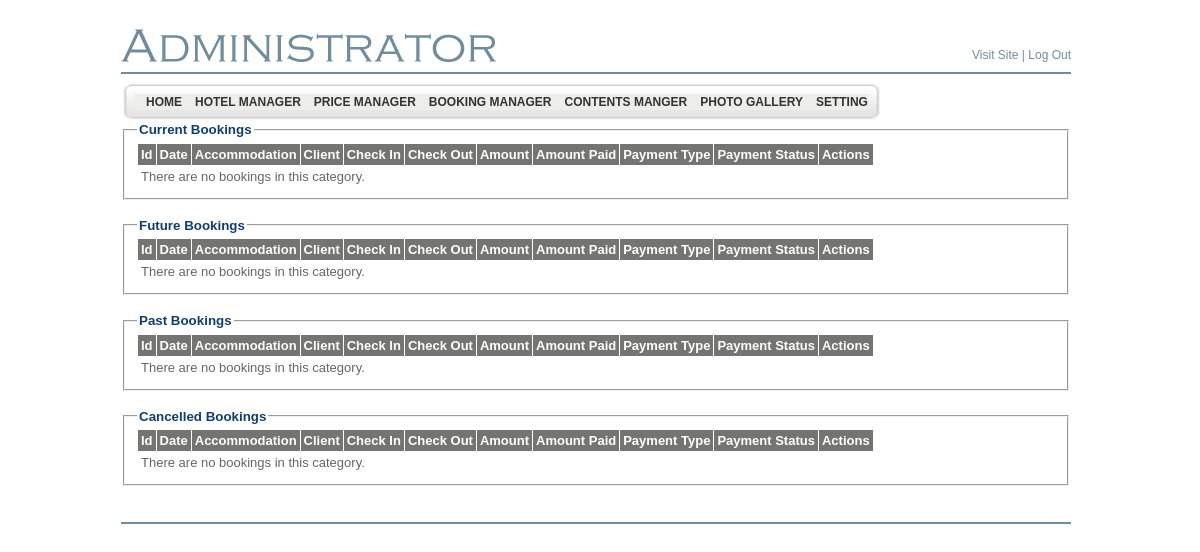
Page /LiculApartments/admin/bookings_list.php (signed in) on the earlier database version.
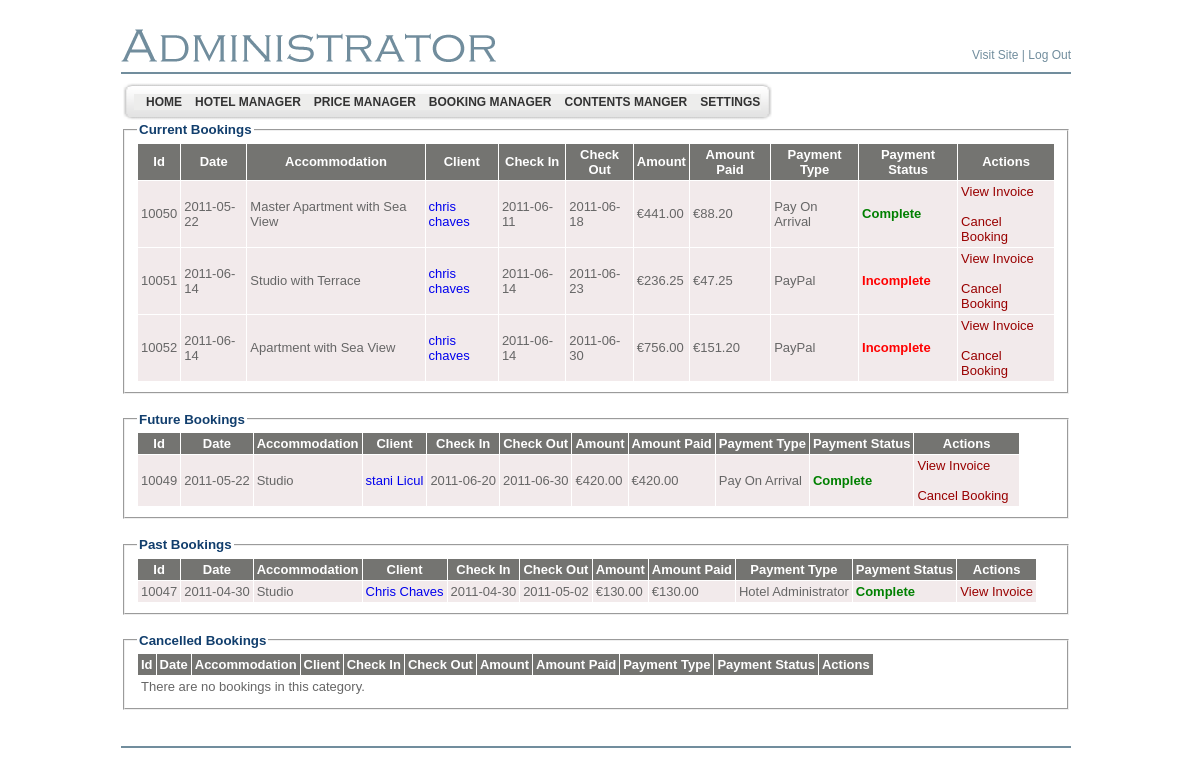
Same page on the later database version.
### tables this page shows
CREATE TABLE `bsi_adminmenu` (
  `id` int(4) NOT NULL auto_increment,
  `name` varchar(200) NOT NULL default '',
  `url` varchar(200) default NULL,
  `menu_desc` varchar(200) NOT NULL default '',
  `parent_id` int(4) default '0',
  `status` enum('Y','N') default 'Y',
  `ord` int(5) NOT NULL default '0',
  `privileges` int(11) NOT NULL,
  PRIMARY KEY  (`id`),
  UNIQUE KEY `kid` (`name`,`parent_id`)
);

CREATE TABLE `bsi_bookings` (
  `booking_id` int(11) NOT NULL auto_increment,
  `room_id` int(11) NOT NULL,
  `booking_time` datetime NOT NULL default '0000-00-00 00:00:00',
  `start_date` date NOT NULL default '0000-00-00',
  `end_date` date NOT NULL default '0000-00-00',
  `client_id` int(10) unsigned default NULL,
  `adult_count` int(2) NOT NULL default '0',
  `child_count` int(2) NOT NULL default '0',
  `extra_guest_count` int(2) NOT NULL default '0',
  `discount_coupon` varchar(50) default NULL,
  `total_cost` decimal(10,2) unsigned NOT NULL default '0.00',
  `payment_amount` decimal(10,2) NOT NULL default '0.00',
  `payment_gateway_id` int(10) NOT NULL,
  `payment_success` tinyint(1) NOT NULL default '0',
  `payment_txnid` varchar(100) default NULL,
  `paypal_email` varchar(500) default NULL,
  `language_code` varchar(4) NOT NULL,
  `special_id` int(10) unsigned NOT NULL default '0',
  `special_requests` text,
  `is_block` tinyint(1) NOT NULL default '0',
  `is_deleted` tinyint(1) NOT NULL default '0',
  `invoice` mediumtext,
  PRIMARY KEY  (`booking_id`),
  KEY `start_date` (`start_date`),
  KEY `end_date` (`end_date`),
  KEY `booking_time` (`discount_coupon`),
  KEY `FK_bkngs_room_id` (`room_id`),
  KEY `FK_client` (`client_id`),
  KEY `FK_payment_gateway` (`payment_gateway_id`),
  CONSTRAINT `FK_bkngs_room_id` FOREIGN KEY (`room_id`) REFERENCES `bsi_rooms` (`id`) ON DELETE CASCADE ON UPDATE CASCADE,
  CONSTRAINT `FK_client` FOREIGN KEY (`client_id`) REFERENCES `bsi_clients` (`id`) ON DELETE CASCADE ON UPDATE CASCADE,
  CONSTRAINT `FK_payment_gateway` FOREIGN KEY (`payment_gateway_id`) REFERENCES `bsi_payment_gateway` (`id`) ON DELETE CASCADE ON UPDATE CASCADE
);

CREATE TABLE `bsi_rooms` (
  `id` int(10) NOT NULL auto_increment,
  `room_number` varchar(255) NOT NULL,
  `room_name` text NOT NULL,
  `room_desc_en` text,
  `room_desc_hr` text,
  `room_desc_de` text,
  `room_desc_it` text,
  `extra_bed` tinyint(1) NOT NULL default '0',
  `capacity` tinyint(2) NOT NULL,
  `is_apartment` tinyint(1) NOT NULL,
  PRIMARY KEY  (`id`)
);

CREATE TABLE `bsi_clients` (
  `id` int(10) unsigned NOT NULL auto_increment,
  `first_name` varchar(256) NOT NULL,
  `middle_name` varchar(256) default NULL,
  `last_name` varchar(256) NOT NULL,
  `street_address` varchar(256) NOT NULL,
  `city` varchar(256) NOT NULL,
  `state` varchar(64) default NULL,
  `zip` varchar(64) default NULL,
  `country` varchar(64) NOT NULL,
  `phone` varchar(64) NOT NULL,
  `email` varchar(256) NOT NULL,
  `ip` varchar(32) NOT NULL,
  PRIMARY KEY  (`id`),
  UNIQUE KEY `email` (`email`)
);

### LiculApartments/includes/SystemConfiguration.class.php (called while the page is built, shortened)
<?php
class SystemConfiguration
{
	private $config = array();
	private static $timeZoneKey = "conf_hotel_timezone";
	private static $currencySymbolKey = "conf_currency_symbol";
	private static $currencyBeforeAmountKey = "conf_currency_before_amount";
	private static $decimalSeparatorSymbolKey = "conf_decimal_symbol";
	private static $thousandSeparatorSymbolKey = "conf_thousand_symbol";
	public function __construct($fetchFromDb = true)
	{
		if ($fetchFromDb)
		{
			$selectQuery = mysql_query ("SELECT IFNULL(conf_key, false) AS conf_key, IFNULL(conf_value,false) AS conf_value FROM bsi_configure");
			while ($currentRow = mysql_fetch_assoc($selectQuery))
			{
				if ($currentRow["conf_key"])
				{
					if ($currentRow["conf_value"])
					{
						$this->config[trim ($currentRow["conf_key"])] = trim($currentRow["conf_value"]);
					}
					else
					{
						$this->config[trim($currentRow["conf_key"])] = false;
					}
				}
			}
			date_default_timezone_set($this->config[SystemConfiguration::$timeZoneKey]);
		}
	}
	public function getCurrencySymbol()
    {
        return $this->config[SystemConfiguration::$currencySymbolKey];
    }
	public function istCurrencyBeforeAmount()
    {
        return intval($this->config[SystemConfiguration::$currencyBeforeAmountKey]) == 1;
    }
	public function getDecimalPoint()
    {
        return $this->config[SystemConfiguration::$decimalSeparatorSymbolKey];
    }
	public function getThousandSeparator()
    {
        return $this->config[SystemConfiguration::$thousandSeparatorSymbolKey];
    }
	public function formatCurrency($amount)
    {
		$amount = floatval($amount);
		if ($this->istCurrencyBeforeAmount())
		{
			return $this->getCurrencySymbol() . number_format($amount, 2 , $this->getDecimalPoint(), $this->getThousandSeparator());
		}
		return number_format($amount, 2 , $this->getDecimalPoint(), $this->getThousandSeparator()) . $this->getCurrencySymbol();
    }
}
$systemConfiguration = new SystemConfiguration();
?>

### LiculApartments/admin/bookings_list.php (the view, shortened to what this page needs)
<?php
require_once ("../includes/SystemConfiguration.class.php");
global $systemConfiguration;
include ("header.php");
function outputHeading()
{
?>
				<tr bgcolor="#747471">
					<td scope="col" align="center"><b><font color="white"
						face="Verdana, Arial, Helvetica, sans-serif" size="2">Id</font></b>
					</td>
					<td scope="col" align="center"><b><font color="white"
						face="Verdana, Arial, Helvetica, sans-serif" size="2">Date</font></b>
					</td>
					<td scope="col" align="center"><b><font color="white"
						face="Verdana, Arial, Helvetica, sans-serif" size="2">Accommodation</font></b>
					</td>
					<td scope="col" align="center"><b><font color="white"
						face="Verdana, Arial, Helvetica, sans-serif" size="2">Client</font></b>
					</td>
					<td scope="col" align="center"><b><font color="white"
						face="Verdana, Arial, Helvetica, sans-serif" size="2">Check In</font></b>
					</td>
					<td scope="col" align="center"><b><font color="white"
						face="Verdana, Arial, Helvetica, sans-serif" size="2">Check Out</font></b>
					</td>
					<td scope="col" align="center"><b><font color="white"
						face="Verdana, Arial, Helvetica, sans-serif" size="2">Amount</font></b>
					</td>
					<td scope="col" align="center"><b><font color="white"
						face="Verdana, Arial, Helvetica, sans-serif" size="2">Amount Paid</font></b>
					</td>
					<td scope="col" align="center"><b><font color="white"
						face="Verdana, Arial, Helvetica, sans-serif" size="2">Payment Type</font></b>
					</td>
					<td scope="col" align="center"><b><font color="white"
						face="Verdana, Arial, Helvetica, sans-serif" size="2">Payment Status</font></b>
					</td>
					<td scope="col" align="center"><b><font color="white"
						face="Verdana, Arial, Helvetica, sans-serif" size="2">Actions</font></b>
					</td>
				</tr>
<?php
}
function outputRows($type="current")
{
	global $systemConfiguration;
	$sql = "SELECT b.*, CAST(b.booking_time as date) as booking_date, cl.id as client_id, cl.first_name, cl.last_name, r.room_name, IF(pg.gateway_name_en IS NULL, 'None', pg.gateway_name_en) as gateway_name ";
	$sql.= "FROM bsi_bookings b ";
	$sql.= "	INNER JOIN bsi_clients cl ";
	$sql.= " 		ON b.client_id = cl.id ";
	$sql.= "	INNER JOIN bsi_rooms r ";
	$sql.= " 		ON b.room_id = r.id ";
	$sql.= "	LEFT OUTER JOIN bsi_payment_gateway pg";
	$sql.= " 		ON pg.id = b.payment_gateway_id ";
	if ($type == "current")
	{
		$sql.= " WHERE CURDATE() BETWEEN start_date AND end_date AND is_deleted = 0 ORDER BY start_date";
	}
	else if ($type == "future")
	{
		$sql.= " WHERE CURDATE() < start_date AND is_deleted = 0 ORDER BY start_date";
	}
	else if ($type == "past")
	{
		$sql.= " WHERE CURDATE() > end_date AND is_deleted = 0 ORDER BY start_date";
	}
	else if ($type == "cancelled")
	{
		$sql.= " WHERE is_deleted = 1 ORDER BY start_date";
	}
	$query = mysql_query($sql);
	if(mysql_num_rows($query) > 0)
	{
		while ($row = mysql_fetch_assoc($query))
		{
			echo '<tr class="odd" bgcolor="#f2eaeb">' . "\n";
			echo '	<td align="left"><font color="#666666" face="Verdana, Arial, Helvetica, sans-serif" size="2">' . $row['booking_id'] . '</font></td>' . "\n";
			echo '	<td align="left"><font color="#666666" face="Verdana, Arial, Helvetica, sans-serif" size="2">' . $row['booking_date'] . '</font></td>' . "\n";
			echo '	<td align="left"><font color="#666666" face="Verdana, Arial, Helvetica, sans-serif" size="2">' . $row['room_name'] . '</font></td>' . "\n";
			echo '	<td align="left"><font color="#666666" face="Verdana, Arial, Helvetica, sans-serif" size="2"><a href="clients_add_edit.php?id=' . $row['client_id'] . '">' . $row['first_name'] . ' ' . $row['last_name']  . '</a></font></td>' . "\n";
			echo '	<td align="left"><font color="#666666" face="Verdana, Arial, Helvetica, sans-serif" size="2">' . $row['start_date'] . '</font></td>' . "\n";
			echo '	<td align="left"><font color="#666666" face="Verdana, Arial, Helvetica, sans-serif" size="2">' . $row['end_date'] . '</font></td>' . "\n";
			echo '	<td align="left"><font color="#666666" face="Verdana, Arial, Helvetica, sans-serif" size="2">' . $systemConfiguration->formatCurrency($row['total_cost']) . '</font></td>' . "\n";
			echo '	<td align="left"><font color="#666666" face="Verdana, Arial, Helvetica, sans-serif" size="2">' . $systemConfiguration->formatCurrency($row['payment_amount']) . '</font></td>' . "\n";
			echo '	<td align="left"><font color="#666666" face="Verdana, Arial, Helvetica, sans-serif" size="2">' . $row['gateway_name'] . '</font></td>' . "\n";
			echo '	<td align="left"><font color="#666666" face="Verdana, Arial, Helvetica, sans-serif" size="2">' . ($row['payment_success'] == 1 ? '<font color="green"><b>Complete</b></font>' : '<font color="red"><b>Incomplete</b></font>') . '</font></td>' . "\n";
			echo '	<td align="left"><font color="#666666" face="Verdana, Arial, Helvetica, sans-serif" size="2">';
			echo '		<a href="invoice.php?booking_id=' . $row['booking_id']. '" target="_blank" style="text-decoration:none"><font color="#990000"  face="Verdana, Arial, Helvetica, sans-serif" size="2" >View Invoice</font></a>' . "\n";
			if ($type == "current" || $type == "future")
			{
				echo '<br /><br /><a href="bookings_cancel.php?id=' . $row['booking_id']. '" style="text-decoration:none" onclick = "if (! confirm(\'Are you sure?\')) { return false; }"><font color="#990000"  face="Verdana, Arial, Helvetica, sans-serif" size="2" >Cancel Booking</font></a>&nbsp;&nbsp;';
			}
			echo '	</td>' ."\n";
			echo "</tr>\n";
		}
	}
	else
	{
		echo '<tr><td colspan="11"><font color="#666666" face="Verdana, Arial, Helvetica, sans-serif" size="2">There are no bookings in this category.</font></td></tr>' . "\n";
	}
}
?>
</td>
  </tr>
  <tr>
    <td valign="top" >
    <fieldset>
	    <legend class="TitleBlue11pt">Current Bookings</legend>
	    	<table cellspacing="1" border="0" cellpadding="3">
			<?php
				outputHeading();
				outputRows("current");
			?>
			</table>
    </fieldset>
    <br />
    <fieldset>
	    <legend class="TitleBlue11pt">Future Bookings</legend>
	    	<table cellspacing="1" border="0" cellpadding="3">
			<?php
				outputRows("future");
			?>
			</table>
    </fieldset>
    <br />
    <fieldset>
	    <legend class="TitleBlue11pt">Past Bookings</legend>
	    	<table cellspacing="1" border="0" cellpadding="3">
			<?php
				outputRows("past");
			?>
			</table>
    </fieldset>
     <br />
    <fieldset>
	    <legend class="TitleBlue11pt">Cancelled Bookings</legend>
	    	<table cellspacing="1" border="0" cellpadding="3">
			<?php
				outputRows("cancelled");
			?>
			</table>
    </fieldset>
    </td>
  </tr>
  <?php include("footer.php"); ?>
</table>
</body>
</html>

### LiculApartments/admin/header.php (shortened to what this page needs)
<!DOCTYPE html PUBLIC "-//W3C//DTD XHTML 1.0 Transitional//EN" "http://www.w3.org/TR/xhtml1/DTD/xhtml1-transitional.dtd">
<html xmlns="http://www.w3.org/1999/xhtml">
<head>
	<link href="style.css" rel="stylesheet" type="text/css" />
	<link href="style1.css" rel="stylesheet" type="text/css">
</head>
<body>
<table align="center" width="950" border="0" cellspacing="0"
	cellpadding="0">
	<tr>
		<td width="366">&nbsp;</td>
		<td width="584">&nbsp;</td>
	</tr>
	<tr>
		<td align="left" valign="bottom"><img src="images/adminis.gif" alt="" /></td>
		<td align="right" valign="bottom" class="bodyMenutext8pt"><a
			href="../index.php" target="_blank" class="bodyMenutext8pt">Visit
		Site</a> | <a href="logout.php" class="bodyMenutext8pt">Log Out</a></td>
	</tr>
	<tr>
		<td height="10"></td>
		<td></td>
	</tr>
	<tr>
		<td colspan="2" height="2" bgcolor="#718d9d"></td>
	</tr>
</table>
<table align="center" width="950" border="0" cellspacing="0" cellpadding="0">
	<tr>
		<td height="8"></td>
	</tr>
	<tr>
		<td align="left">
		<table border="0" style="background-image: url(images/menu_tile.gif);"
			cellspacing="0" cellpadding="0">
			<tr>
				<td><img src="images/menubar_left.gif" alt="" width="13" height="40" /></td>
				<td align="left" class="bodytext8pt">
				<div class="sample1">
				<div class="horz_menu">
<?php
$sql_parent = mysql_query("select * from bsi_adminmenu where parent_id=0 and status='Y' order by ord");
while ($row_parent = mysql_fetch_array($sql_parent))
{
	echo "<a id=\"" . $row_parent[0] . "\"      href=\"" . $row_parent[2] . "\">&nbsp;&nbsp;&nbsp;" . $row_parent[1] . "</a>";
}
?>
<br clear="both" />
				</div>
</div>
				</td>
				<td><img src="images/menubar_right.gif" alt="" width="13"
					height="40" /></td>
			</tr>
		</table>

### LiculApartments/admin/footer.php (shortened to what this page needs)
<tr>
   <td    height="25" valign="middle"><br><br>
   <table cellpadding="0" cellspacing="0" border="0"  width="100%">
   <tr>
   <td colspan="2" height="2" bgcolor="#718d9d"></td>
 </tr>
 <tr>
   <td colspan="2" height="5" ></td>
 </tr>
   </table>
   </td>
 </tr>

### LiculApartments/admin/style.css (style rules this page uses)
.bodytext8pt { color: #000000; font-family: 'Tahoma', 'Arial', 'Verdana'; font-size: 8pt; font-weight: normal; margin: 0; line-height: 120% }
.TitleBlue11pt { color: #113E6D; font-family: 'Trebuchet MS', 'Tahoma', 'Arial', 'Verdana'; font-size: 10pt; font-weight: bold; margin: 0; }
.bodyMenutext8pt { color: #718d9d; font-family: 'Verdana', 'Tahoma', 'Arial'; font-size: 12px; font-weight: normal; margin: 0; }
a.bodyMenutext8pt { color: #718d9d; font-weight: normal; text-decoration: none }
body { margin-top: 00; margin-bottom: 0; margin-left: 0; background-color: #FFFFFF; background-repeat: repeat-x; background-position; 0 0 }
a:link { text-decoration:none; font-color: #990000; font-family: Verdana, Arial, Helvetica, sans-serif; font-size: 2; }

### LiculApartments/admin/style1.css (style rules this page uses)
div.horz_menu a { display: block; float: left; }
div.sample1 div.horz_menu a, div.sample1 div.vert_menu a { padding: 1px 0px 1px 0px; background:#ededec; width:inherit; padding:2px; text-decoration: none; font-family:Arial, Helvetica, sans-serif; font-weight: 900; font-size: 12px; color: #333333; }
div.sample1 div.horz_menu a { margin-right: -1px; width:auto; }
a:link { text-decoration:none; font-color: #990000; font-family: Verdana, Arial, Helvetica, sans-serif; font-size: 2; }

Differences in the rows shown:
no longer on this page (row edited): bsi_adminmenu: name "PHOTO GALLERY"
changed bsi_adminmenu: name "SETTING" → "SETTINGS"
added bsi_bookings: booking_id "10050", booking_date "2011-05-22", room.room_name "Master Apartment with Sea View", client.first_name "chris", client.last_name "chaves", start_date "2011-06-11", end_date "2011-06-18", total_cost "€441.00", payment_amount "€88.20", gateway_name "Pay On Arrival", payment_success "Complete"
added bsi_bookings: booking_id "10051", booking_date "2011-06-14", room.room_name "Studio with Terrace", client.first_name "chris", client.last_name "chaves", start_date "2011-06-14", end_date "2011-06-23", total_cost "€236.25", payment_amount "€47.25", gateway_name "PayPal", payment_success "Incomplete"
added bsi_bookings: booking_id "10052", booking_date "2011-06-14", room.room_name "Apartment with Sea View", client.first_name "chris", client.last_name "chaves", start_date "2011-06-14", end_date "2011-06-30", total_cost "€756.00", payment_amount "€151.20", gateway_name "PayPal", payment_success "Incomplete"
added bsi_bookings: booking_id "10049", booking_date "2011-05-22", room.room_name "Studio", client.first_name "stani", client.last_name "Licul", start_date "2011-06-20", end_date "2011-06-30", total_cost "€420.00", payment_amount "€420.00", gateway_name "Pay On Arrival", payment_success "Complete"
added bsi_bookings: booking_id "10047", booking_date "2011-04-30", room.room_name "Studio", client.first_name "Chris", client.last_name "Chaves", start_date "2011-04-30", end_date "2011-05-02", total_cost "€130.00", payment_amount "€130.00", gateway_name "Hotel Administrator", payment_success "Complete"
Other differences:
text no longer shown: "There are no bookings in this category. There are no bookings in this category. There are no bookings in this category. There are no bookings in this category."
text now shown: "There are no bookings in this category."
